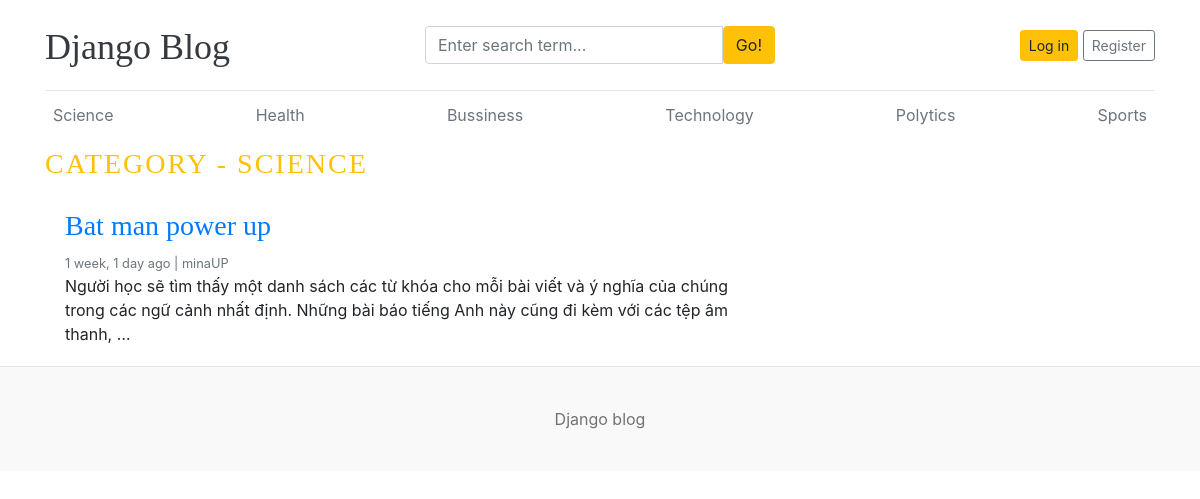
Before: /category/1/ with the older database file.
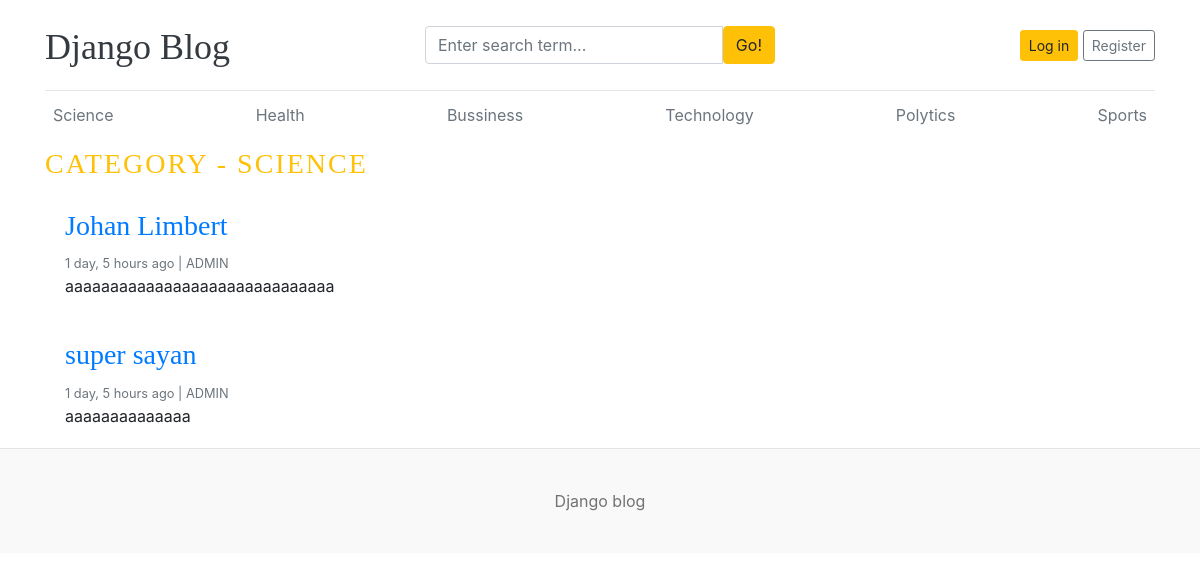
After: the same page with the newer database file.
### blogs/models.py (models this page shows, shortened)
class Category(models.Model):
    category_name = models.CharField(max_length=50, unique=True) # Tên danh mục, tối đa 50 ký tự, không được trùng lặp
    created_at = models.DateTimeField(auto_now_add=True)  # Thời gian tạo, tự động gán khi bản ghi được tạo lần đầu
    updated_at = models.DateTimeField(auto_now=True)      # Thời gian cập nhật, tự động cập nhật mỗi khi bản ghi được lưu
    def __str__(self):
        return self.category_name  # Giúp hiển thị rõ tên danh mục trong admin
    class Meta:
        verbose_name_plural = 'Categories'

class Blogs(models.Model):
    title = models.CharField(max_length=100, unique=True)  # Tiêu đề bài viết, tối đa 100 ký tự, không trùng
    slug = models.SlugField(unique=True, blank=True)       # Đường dẫn thân thiện, không trùng, cho phép bỏ trống
    category = models.ForeignKey(Category, on_delete=models.CASCADE)  # Liên kết đến danh mục, xóa danh mục thì bài viết cũng bị xóa
    author = models.ForeignKey(User, on_delete=models.CASCADE)        # Liên kết đến người dùng (tác giả)
    blog_image = models.ImageField(upload_to='uploads/%y/%m/%d')      # Hình ảnh bài viết, lưu theo thư mục năm/tháng/ngày
    short_description = models.TextField(max_length=1000)             # Mô tả ngắn gọn bài viết, tối đa 1000 ký tự
    blog_body = models.TextField(max_length=3000)                     # Nội dung đầy đủ của bài viết, tối đa 3000 ký tự
    status = models.CharField(max_length = 100,choices = STATUS_CHOICE, default = 'draft')  # Trạng thái bài viết: nháp hoặc đã đăng
    is_feacherd = models.BooleanField(default=False)                  # Đánh dấu bài viết có phải là nổi bật không (nên sửa thành is_featured)
    created_at = models.DateTimeField(auto_now_add=True)              # Ngày tạo bài viết, tự động thêm khi tạo
    updated_at = models.DateTimeField(auto_now=True)                  # Ngày cập nhật bài viết, tự động thay đổi khi lưu
    class Meta:
        verbose_name_plural = 'Blogs'

### blogs/views.py (the view)
# urls.py: path('<int:category_id>/', views.posts_by_category, name='posts_by_category')
def posts_by_category(request, category_id):
    posts = Blogs.objects.filter(status='published', category = category_id )
    category = get_object_or_404(Category, pk=category_id)
    context = {
        'posts' : posts,
        'category':category
    }
    return render(request, 'posts_by_category.html', context)

### blogs/context_processors.py (called while the page is built)
def get_categories(request):
    categories = Category.objects.all()
    return dict(categories = categories)

### templates/posts_by_category.html
{% extends 'base/base.html' %}
{% block content %}
  <h3 class="text-uppercase text-warning" style="letter-spacing: 2px;">Category - {{ category }}</h3>
  <main role="main" class="container p-0">
    <div class="row">
      <div class="col-md-8 blog-main">
        {% for post in posts %}
         <div class="card border-0" >
          <div class="card-body">
            <h3><a href="{% url 'blogs' post.slug%}">{{ post.title }}</a></h3>
            <small class="mb-1 text-muted">{{post.created_at | timesince}} ago | {{ post.author }}</small>
            <p class="card-text">{{ post.short_description | truncatewords:40 }}</p>
          </div>
      </div>
        {% endfor %}
      </div>
    </div>
  </main>
</div>
{% endblock %}

### templates/base/header.html (shortened to what this page needs)
{% load static %}
<!DOCTYPE html>
<html lang="en">
<head>
    <link href="https://getbootstrap.com/docs/4.0/dist/css/bootstrap.min.css" rel="stylesheet">
    <link href="{% static 'css/blog.css' %}" rel="stylesheet">
    <link rel="stylesheet" href="https://cdnjs.cloudflare.com/ajax/libs/font-awesome/4.7.0/css/font-awesome.min.css">
  </head>
<body>
    <div class="container">
      <header class="blog-header py-3">
        <div class="row flex-nowrap justify-content-between align-items-center">
          <div class="col-4 pt-1">
            <a class="blog-header-logo text-dark" href="/">Django Blog</a>
          </div>
          <div class="col-4">
            <form action="{% url 'search' %}" method="GET">
              <div class="input-group">
                <input class="form-control" name="keyword" type="text" placeholder="Enter search term..." aria-label="Enter search term..." aria-describedby="button-search" />
                <button type="submit" class="btn btn-warning" id="button-search" type="button">Go!</button>
            </div>
            </form>
          </div>
          <div class="col-4 d-flex justify-content-end align-items-center">
            {% if not user.is_authenticated %}
            <a class="btn btn-sm btn-warning" href="{% url 'login' %}">Log in</a> &nbsp;
            <a class="btn btn-sm btn-outline-secondary" href="{% url 'register' %}">Register</a>
            {% else %}
            <span><a href="{% url 'dashboard' %}" class="btn btn-warning">Dashboard</a></span> &nbsp;
            <span><a href="{% url 'logout' %}">Log out</a></span>
            {% endif %}
          </div>
        </div>
      </header>
      <div class="nav-scroller py-1 mb-2">
        <nav class="nav d-flex justify-content-between">
          {% for cat in categories %}
          <a class="p-2 text-muted" href="{% url 'posts_by_category' cat.id %}">{{ cat.category_name }}</a>
          {% endfor %}
        </nav>
      </div>

Changed rows visible on the page:
removed Blogs: title "Bat man power up", created_at "1 week, 1 day", author "minaUP", short_description "Người học sẽ tìm thấy một danh sách các từ khóa cho mỗi bài viết và ý nghĩa của chúng trong các ngữ cảnh nhất định. Những bài báo tiếng Anh này cũng đi kèm với các tệp âm thanh, …"
added Blogs: title "Johan Limbert", created_at "1 day, 5 hours", author "ADMIN", short_description "aaaaaaaaaaaaaaaaaaaaaaaaaaaaaa"
added Blogs: title "super sayan", created_at "1 day, 5 hours", author "ADMIN", short_description "aaaaaaaaaaaaaa"
